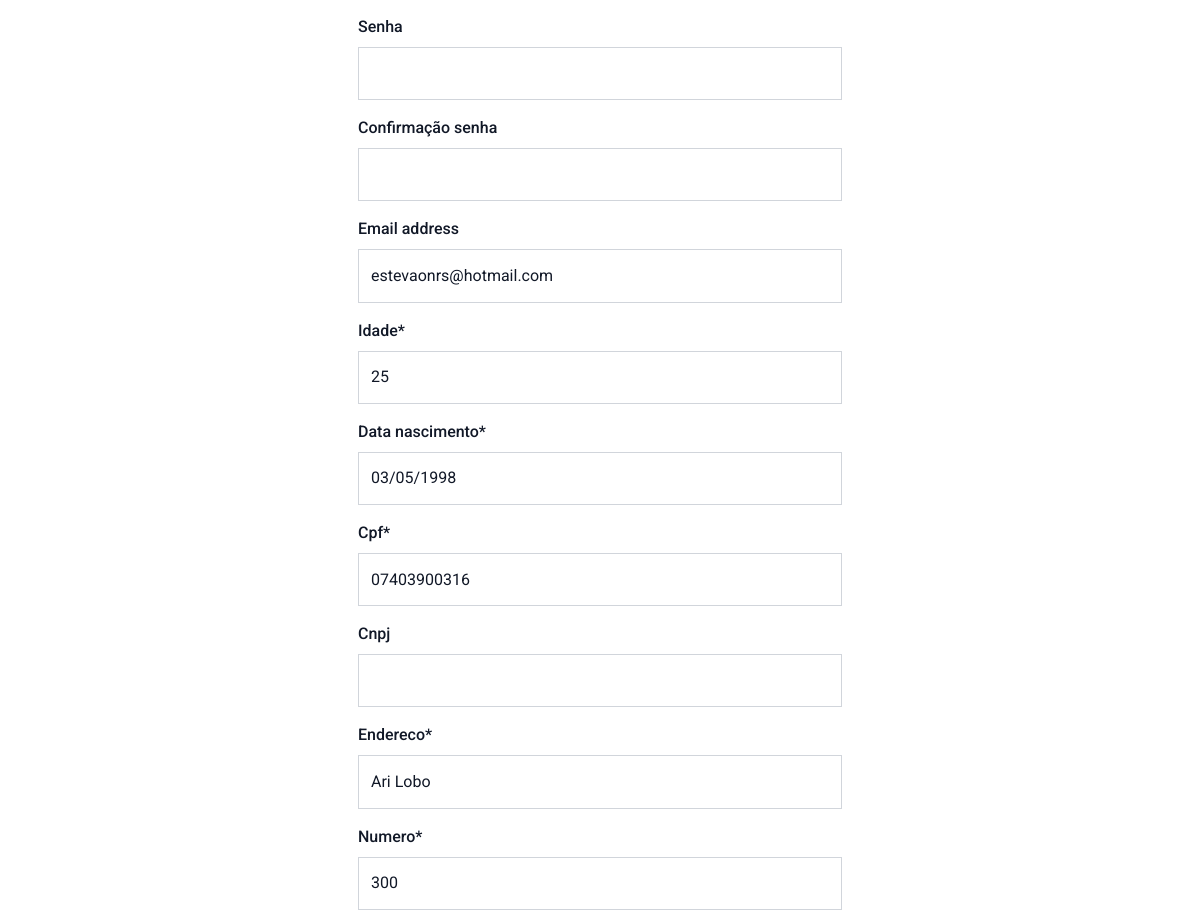
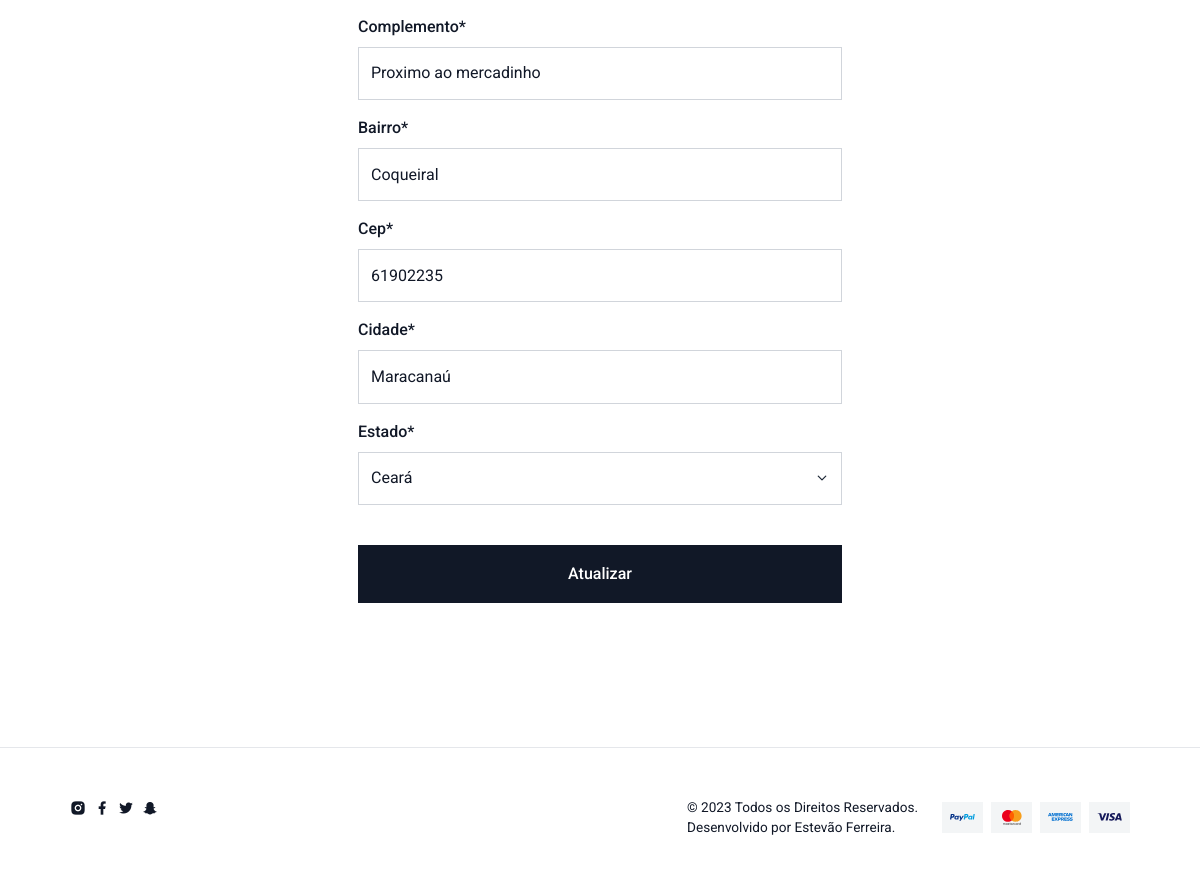
The app's page /perfil/ (signed in, lower part), older data (2 pictures, top to bottom).
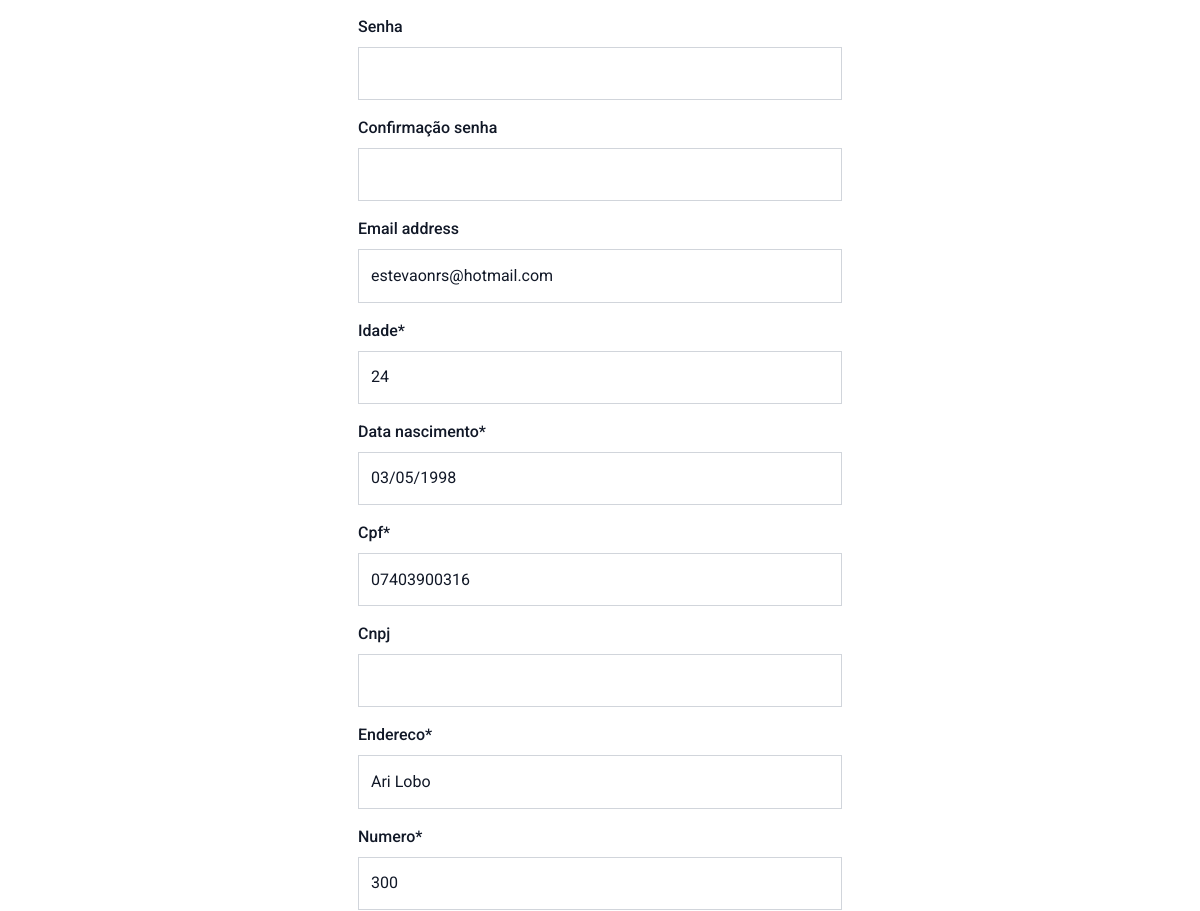
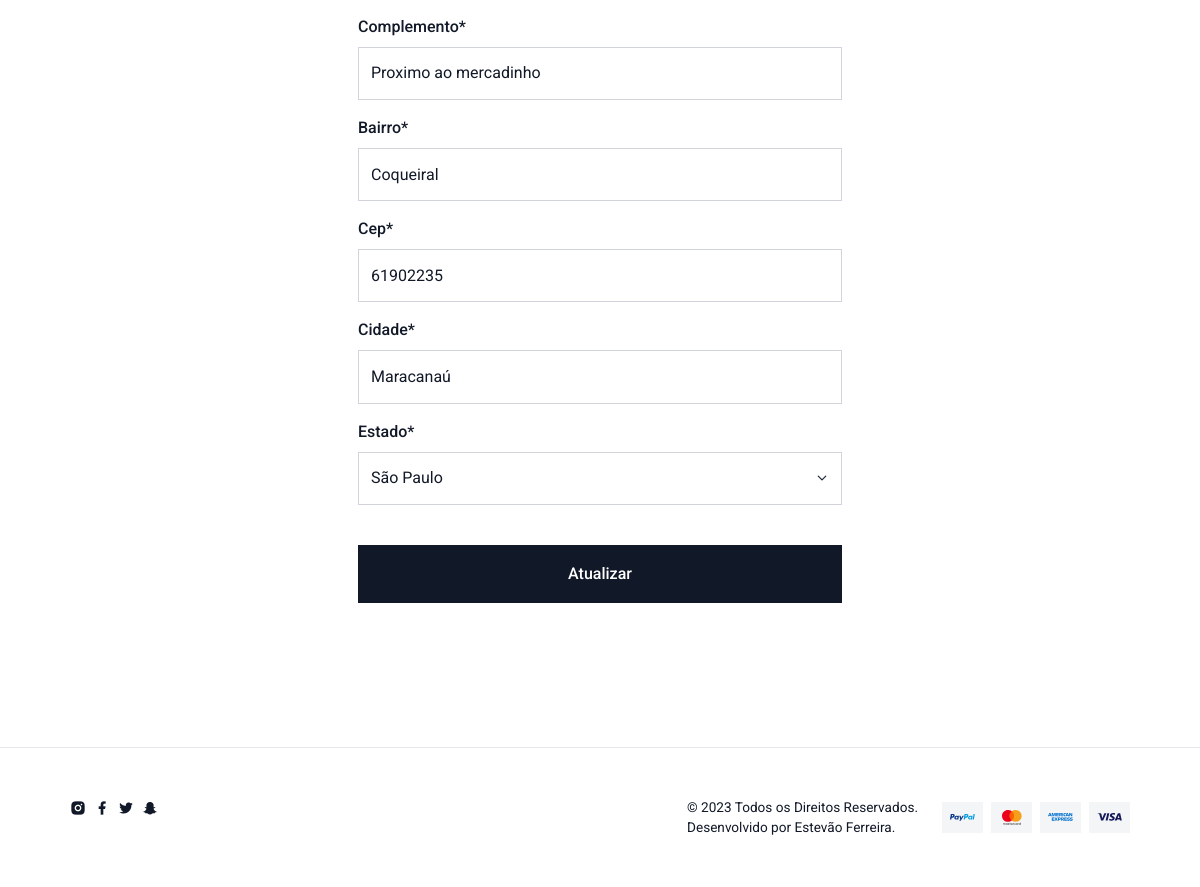
The same page, newer data (2 pictures, top to bottom).
### perfil/models.py (models this page shows, shortened)
class Perfil(models.Model):
    usuario = models.OneToOneField(User, on_delete=models.CASCADE,
                                   verbose_name='Usuário')
    idade = models.PositiveIntegerField()
    data_nascimento = models.DateField()
    cpf = models.CharField(max_length=11)
    cnpj = models.CharField(max_length=14, blank=True, null=True)
    endereco = models.CharField(max_length=50)
    numero = models.CharField(max_length=5)
    complemento = models.CharField(max_length=30)
    bairro = models.CharField(max_length=30)
    cep = models.CharField(max_length=8)
    cidade = models.CharField(max_length=30)
    estado = models.CharField(
        max_length=2,
        default='SP',
        choices=(
            ('AC', 'Acre'),
            ('AL', 'Alagoas'),
            ('AP', 'Amapá'),
            ('AM', 'Amazonas'),
            ('BA', 'Bahia'),
            ('CE', 'Ceará'),
            ('DF', 'Distrito Federal'),
            ('ES', 'Espírito Santo'),
            ('GO', 'Goiás'),
            ('MA', 'Maranhão'),
            ('MT', 'Mato Grosso'),
            ('MS', 'Mato Grosso do Sul'),
            ('MG', 'Minas Gerais'),
            ('PA', 'Pará'),
            ('PB', 'Paraíba'),
            ('PR', 'Paraná'),
            ('PE', 'Pernambuco'),
            ('PI', 'Piauí'),
            ('RJ', 'Rio de Janeiro'),
            ('RN', 'Rio Grande do Norte'),
            ('RS', 'Rio Grande do Sul'),
            ('RO', 'Rondônia'),
            ('RR', 'Roraima'),
            ('SC', 'Santa Catarina'),
            ('SP', 'São Paulo'),
            ('SE', 'Sergipe'),
            ('TO', 'Tocantins'),
        )
    )
    class Meta:
        verbose_name = 'Perfil'
        verbose_name_plural = 'Perfis'

### perfil/views.py (the view)
# urls.py: path('', views.Criar.as_view(), name='criar'),
class Criar(BasePerfil):
    def post(self, *args, **kwargs):
        if not self.userform.is_valid() or not self.perfilform.is_valid():
            messages.error(
                self.request,
                'Existem erros no formulário de cadastro. Verifique se todos '
                'os campos foram preenchidos corretamente.'
            )
            return self.renderizar
        username = self.userform.cleaned_data.get('username')
        password = self.userform.cleaned_data.get('password')
        email = self.userform.cleaned_data.get('email')
        first_name = self.userform.cleaned_data.get('first_name')
        last_name = self.userform.cleaned_data.get('last_name')
        if self.request.user.is_authenticated:
            usuario = get_object_or_404(
                User, username=self.request.user.username)
            usuario.username = username
            if password:
                usuario.set_password(password)
            usuario.email = email
            usuario.first_name = first_name
            usuario.last_name = last_name
            usuario.save()
            if not self.perfil:
                self.perfilform.cleaned_data['usuario'] = usuario
                print(self.perfilform.cleaned_data)
                perfil = models.Perfil(**self.perfilform.cleaned_data)
                perfil.save()
            else:
                perfil = self.perfilform.save(commit=False)
                perfil.usuario = usuario
                perfil.save()
        else:
            usuario = self.userform.save(commit=False)
            usuario.set_password(password)
            usuario.save()
            perfil = self.perfilform.save(commit=False)
            perfil.usuario = usuario
            perfil.save()
        if password:
            autentica = authenticate(
                self.request,
                username=usuario,
                password=password
            )
            if autentica:
                login(self.request, user=usuario)
        self.request.session['carrinho'] = self.carrinho
        self.request.session.save()
        messages.success(
            self.request,
            'Seu cadastro foi criado ou atualizado com sucesso.'
        )
        messages.success(
            self.request,
            'Você fez login e pode concluir sua compra.'
        )
        return redirect('produto:carrinho')
        return self.renderizar

### perfil/forms.py (shortened to what this page needs)
class UserForm(forms.ModelForm):
    password = forms.CharField(
        required=False,
        widget=forms.PasswordInput(),
        label='Senha',
    )
    password2 = forms.CharField(
        required=False,
        widget=forms.PasswordInput(),
        label='Confirmação senha'
    )
    def __init__(self, usuario=None, *args, **kwargs):
        super().__init__(*args, **kwargs)
        self.usuario = usuario
    class Meta:
        model = User
        fields = ('first_name', 'last_name', 'username', 'password',
                  'password2', 'email')

class PerfilForm(forms.ModelForm):
    class Meta:
        model = models.Perfil
        fields = '__all__'
        exclude = ('usuario',)

### perfil/views.py (called while the page is built)
    def get(self, *args, **kwargs):
        return self.renderizar

### perfil/templates/perfil/atualizar.html (shortened to what this page needs)
{% extends 'perfil/criar.html' %}

### perfil/templates/perfil/criar.html (shortened to what this page needs)
{% extends 'base.html' %}
{% load static %}
{% load crispy_forms_tags %}
{% block conteudo %}
<!doctype html>
<html lang="en">
<head>
    <link rel="stylesheet" href="{% static 'css/libs.bundle.css'%}" />
    <link rel="stylesheet" href="{% static 'css/theme.bundle.css'%}" />
</head>
<body>
    <section>
        <div class="row">
            {% if not request.user.is_authenticated %}
            <div class="col col-md-6 col-lg-6 col-xxl-5">
                <div class="shadow-xl p-4 p-lg-5 bg-white">
                    <h1 class="text-center fw-bold mb-5 fs-2">Login</h1>
                    <form method="POST" action="{% url 'perfil:login' %}">
                        {% csrf_token %}
                        <div class="form-group">
                            <label for="InputUsuario1">Usuário</label>
                            <input type="text" name='username' class="form-control" id="InputUsuario1"
                                aria-describedby="usuarioHelp" placeholder="Digite seu usuário">
                        </div>
                        <div class="form-group">
                            <label for="exampleInputPassword1">Senha:</label>
                            <input name='password' type="password" class="form-control" id="exampleInputPassword1"
                                placeholder="Digite sua senha">
                        </div>
                        <button type="submit" class="btn btn-dark d-block w-100 my-4">Login</button>
                    </form>
                    <p class="d-block text-center text-muted">Cliente novo? <a class="text-muted" href="#"
                            data-bs-toggle="modal" data-bs-target="#cadastroModal">Crie a sua conta</a></p>
                </div>
            </div>
            <div class="col col-md-6 col-lg-6 col-xxl-5">
                <div class="shadow-xl p-4 p-lg-5 bg-white">
                    <h1 class="text-center fw-bold mb-5 fs-2">Cadastro</h1>
                    <form method="POST" action="">
                        {% csrf_token %}
                        <div class="mb-3">
                            {{ userform|crispy }}
                        </div>
                        <div class="mb-3">
                            {{ perfilform|crispy }}
                        </div>
                        <div class="row">
                            <div class="col">
                                <button type="submit" class="btn btn-dark d-block w-100 my-4">Cadastrar</button>
                            </div>
                        </div>
                    </form>
                </div>
            </div>
            {% else %}
            <div class="col col-md-8 col-lg-6 col-xxl-5 mx-auto">
                <div class="shadow-xl p-4 p-lg-5 bg-white">
                    <form method="POST" action="">
                        <div class="mb-3">
                            {{ userform|crispy }}
                        </div>
                        <div class="mb-3">
                            {{ perfilform|crispy }}
                        </div>
                        <div class="row">
                            <div class="col">
                                <button type="submit" class="btn btn-dark d-block w-100 my-4">Atualizar </button>
                            </div>
                        </div>
                    </form>
                </div>
            </div>
            {% endif %}
        </div>
    </section>
</body>
</html>
{% endblock %}

Row changes from the older to the newer data that the page shows:
removed Perfil: idade "25", data_nascimento "03/05/1998", cpf "07403900316", endereco "Ari Lobo", numero "300", complemento "Proximo ao mercadinho", bairro "Coqueiral", cep "61902235", cidade "Maracanaú", estado "Ceará"
added Perfil: idade "24", data_nascimento "03/05/1998", cpf "07403900316", endereco "Ari Lobo", numero "300", complemento "Proximo ao mercadinho", bairro "Coqueiral", cep "61902235", cidade "Maracanaú", estado "São Paulo"
